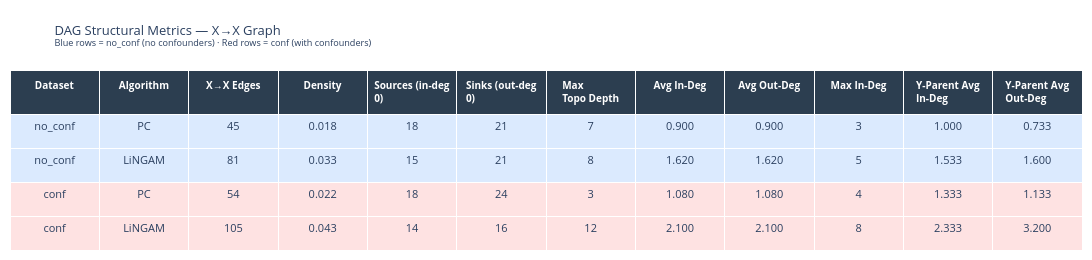

Notebook code for this chart:
### Markdown cell above
## 5. DAG Structural Metrics

For each **(dataset, algorithm)** combination we build a `networkx.DiGraph` on the **X→X** block (50 nodes) and compute:

| Metric | Description |
|--------|-------------|
| **Density** | edges / (n×(n−1)) — fraction of possible directed edges present |
| **Source nodes** | nodes with in-degree 0 (root causes) |
| **Sink nodes** | nodes with out-degree 0 (terminal effects among X) |
| **Max topo depth** | longest path (in hops) in the DAG |
| **Avg in-degree** | mean edges received per node |
| **Avg out-degree** | mean edges emitted per node |
| **Y-parent avg in-degree** | avg in-degree of true Y-parent nodes specifically |

### Code cell
def dag_metrics(adj_xx: np.ndarray, names: list, y_parent_set: set) -> dict:
    """Compute structural metrics for a 50×50 X→X adjacency."""
    G = nx.DiGraph()
    G.add_nodes_from(range(len(names)))
    for i, j in zip(*np.where(adj_xx == 1)):
        G.add_edge(int(i), int(j))

    n       = len(names)
    n_edges = G.number_of_edges()
    density = n_edges / (n * (n - 1)) if n > 1 else 0.0
    in_deg  = dict(G.in_degree())
    out_deg = dict(G.out_degree())
    sources = [v for v in G.nodes if in_deg[v] == 0]
    sinks   = [v for v in G.nodes if out_deg[v] == 0]

    # Max depth = longest path in DAG
    try:
        max_depth = len(nx.dag_longest_path(G)) - 1 if nx.is_directed_acyclic_graph(G) else -1
    except Exception:
        max_depth = -1

    avg_in  = np.mean(list(in_deg.values()))
    avg_out = np.mean(list(out_deg.values()))
    max_in  = max(in_deg.values())
    max_out = max(out_deg.values())

    yp_in_degs  = [in_deg[i]  for i in y_parent_set if i in in_deg]
    yp_out_degs = [out_deg[i] for i in y_parent_set if i in out_deg]

    return dict(
        n_edges        = n_edges,
        density        = density,
        n_sources      = len(sources),
        n_sinks        = len(sinks),
        max_depth      = max_depth,
        avg_in_degree  = avg_in,
        avg_out_degree = avg_out,
        max_in_degree  = max_in,
        max_out_degree = max_out,
        yp_avg_in      = np.mean(yp_in_degs)  if yp_in_degs  else 0.0,
        yp_avg_out     = np.mean(yp_out_degs) if yp_out_degs else 0.0,
    )

metrics_rows = []
for label, xx_pc, xx_lg, y_parents in [
    (LABEL_A, pc_xx_A, lg_xx_A, y_parents_A),
    (LABEL_B, pc_xx_B, lg_xx_B, y_parents_B),
]:
    for algo, xx in [("PC", xx_pc), ("LiNGAM", xx_lg)]:
        m = dag_metrics(xx, x_names, y_parents)
        metrics_rows.append(dict(Dataset=label, Algorithm=algo, **m))

df_metrics = pd.DataFrame(metrics_rows)

display_cols = [
    ("Dataset",        "Dataset"),
    ("Algorithm",      "Algorithm"),
    ("n_edges",        "X→X Edges"),
    ("density",        "Density"),
    ("n_sources",      "Sources\n(in-deg 0)"),
    ("n_sinks",        "Sinks\n(out-deg 0)"),
    ("max_depth",      "Max Topo\nDepth"),
    ("avg_in_degree",  "Avg\nIn-Deg"),
    ("avg_out_degree", "Avg\nOut-Deg"),
    ("max_in_degree",  "Max\nIn-Deg"),
    ("yp_avg_in",      "Y-Parent\nAvg In-Deg"),
    ("yp_avg_out",     "Y-Parent\nAvg Out-Deg"),
]
col_keys    = [c[0] for c in display_cols]
col_headers = [c[1] for c in display_cols]

def fmt_v(v):
    if isinstance(v, str): return v
    if isinstance(v, float): return f"{v:.3f}"
    return str(v)

n_rows_m    = len(df_metrics)
row_colors  = ["#dbeafe" if df_metrics.iloc[i]["Dataset"] == LABEL_A else "#fee2e2"
               for i in range(n_rows_m)]

fig_metrics = go.Figure(go.Table(
    header=dict(
        values     = [f"<b>{h}</b>" for h in col_headers],
        fill_color = "#2c3e50",
        font       = dict(color="white", size=10),
        align      = "center",
        height     = 44,
    ),
    cells=dict(
        values     = [[fmt_v(df_metrics.iloc[i][k]) for i in range(n_rows_m)] for k in col_keys],
        fill_color = [row_colors] * len(col_keys),
        align      = "center",
        height     = 34,
        font       = dict(size=11),
    ),
))
fig_metrics.update_layout(
    title=dict(
        text=(
            f"DAG Structural Metrics — X→X Graph<br>"
            f"<sup>Blue rows = {LABEL_A} (no confounders) · Red rows = {LABEL_B} (with confounders)</sup>"
        ),
        font=dict(size=13),
    ),
    height=260, width=1200,
    margin=dict(l=10, r=10, t=70, b=10),
)
fig_metrics.show()

# ── Radar / parallel coords of structural metrics ─────────────────────────────
metric_plot = ["density", "n_sources", "n_sinks", "max_depth",
               "avg_in_degree", "yp_avg_in"]

fig_radar, axes_r = plt.subplots(1, 2, figsize=(14, 4))
for ax, algo in zip(axes_r, ["PC", "LiNGAM"]):
    sub = df_metrics[df_metrics["Algorithm"] == algo].set_index("Dataset")
    x   = np.arange(len(metric_plot))
    for ds_label, color in [(LABEL_A, COLORS["no_conf"]), (LABEL_B, COLORS["conf"])]:
        if ds_label not in sub.index:
            continue
        vals = [sub.loc[ds_label, m] for m in metric_plot]
        ax.bar(x + (0 if ds_label == LABEL_A else 0.35), vals, width=0.35,
               label=ds_label, color=color, alpha=0.8)
    ax.set_xticks(x + 0.175)
    ax.set_xticklabels(metric_plot, rotation=20, ha="right", fontsize=8)
    ax.set_title(f"{algo} Structural Metrics", fontsize=10, fontweight="bold")
    ax.legend(fontsize=8)

plt.suptitle("X→X DAG Structural Metrics: no_conf vs conf", fontsize=11, fontweight="bold")
plt.tight_layout()
plt.show()

### Figure 1 — Plotly figure (JSON) as saved in the notebook; plotly's stock layout.template omitted (floating-point values rounded to 4 significant figures)
{"data": [{"cells": {"align": "center", "fill": {"color": [["#dbeafe", "#dbeafe", "#fee2e2", "#fee2e2"], ["#dbeafe", "#dbeafe", "#fee2e2", "#fee2e2"], ["#dbeafe", "#dbeafe", "#fee2e2", "#fee2e2"], ["#dbeafe", "#dbeafe", "#fee2e2", "#fee2e2"], ["#dbeafe", "#dbeafe", "#fee2e2", "#fee2e2"], ["#dbeafe", "#dbeafe", "#fee2e2", "#fee2e2"], ["#dbeafe", "#dbeafe", "#fee2e2", "#fee2e2"], ["#dbeafe", "#dbeafe", "#fee2e2", "#fee2e2"], ["#dbeafe", "#dbeafe", "#fee2e2", "#fee2e2"], ["#dbeafe", "#dbeafe", "#fee2e2", "#fee2e2"], ["#dbeafe", "#dbeafe", "#fee2e2", "#fee2e2"], ["#dbeafe", "#dbeafe", "#fee2e2", "#fee2e2"]]}, "font": {"size": 11}, "height": 34, "values": [["no_conf", "no_conf", "conf", "conf"], ["PC", "LiNGAM", "PC", "LiNGAM"], ["45", "81", "54", "105"], ["0.018", "0.033", "0.022", "0.043"], ["18", "15", "18", "14"], ["21", "21", "24", "16"], ["7", "8", "3", "12"], ["0.900", "1.620", "1.080", "2.100"], ["0.900", "1.620", "1.080", "2.100"], ["3", "5", "4", "8"], ["1.000", "1.533", "1.333", "2.333"], ["0.733", "1.600", "1.133", "3.200"]]}, "header": {"align": "center", "fill": {"color": "#2c3e50"}, "font": {"color": "white", "size": 10}, "height": 44, "values": ["<b>Dataset</b>", "<b>Algorithm</b>", "<b>X→X Edges</b>", "<b>Density</b>", "<b>Sources\n(in-deg 0)</b>", "<b>Sinks\n(out-deg 0)</b>", "<b>Max Topo\nDepth</b>", "<b>Avg\nIn-Deg</b>", "<b>Avg\nOut-Deg</b>", "<b>Max\nIn-Deg</b>", "<b>Y-Parent\nAvg In-Deg</b>", "<b>Y-Parent\nAvg Out-Deg</b>"]}, "type": "table"}], "layout": {"height": 260, "margin": {"b": 10, "l": 10, "r": 10, "t": 70}, "title": {"font": {"size": 13}, "text": "DAG Structural Metrics — X→X Graph<br><sup>Blue rows = no_conf (no confounders) · Red rows = conf (with confounders)</sup>"}, "width": 1200}}
